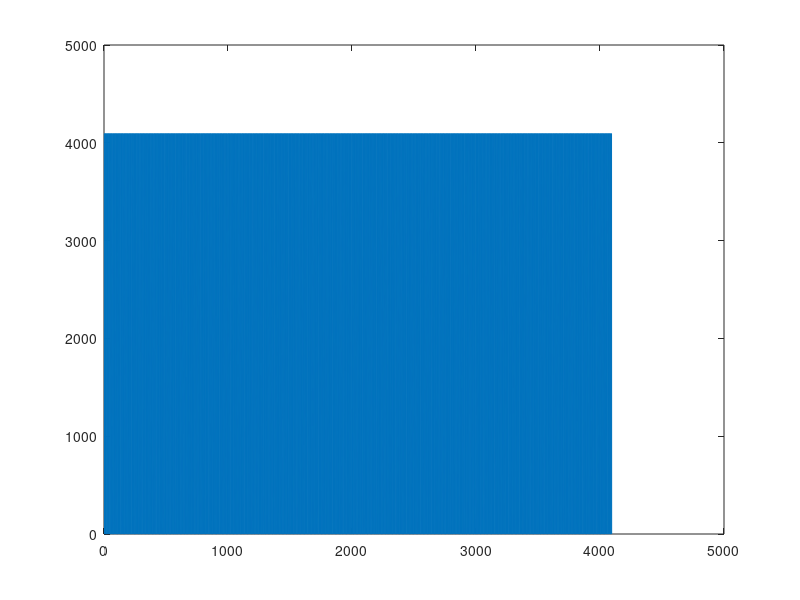

Source code (MATLAB):
n = 0:4095 ;
duty = 50;
yn = square(n,duty) ;
yn = round((yn+1)*2047); 
plot(n,yn);

fid = fopen('dds_rom.coe','wt');
fprintf(fid,'memory_initialization_radix = 10;\nmemory_initialization_vector = ');

for i = 1 : 4096
    if mod(i-1,16) == 0 
        fprintf(fid,'\n');
    end
    fprintf(fid,'%4d,',yn(i));
end
